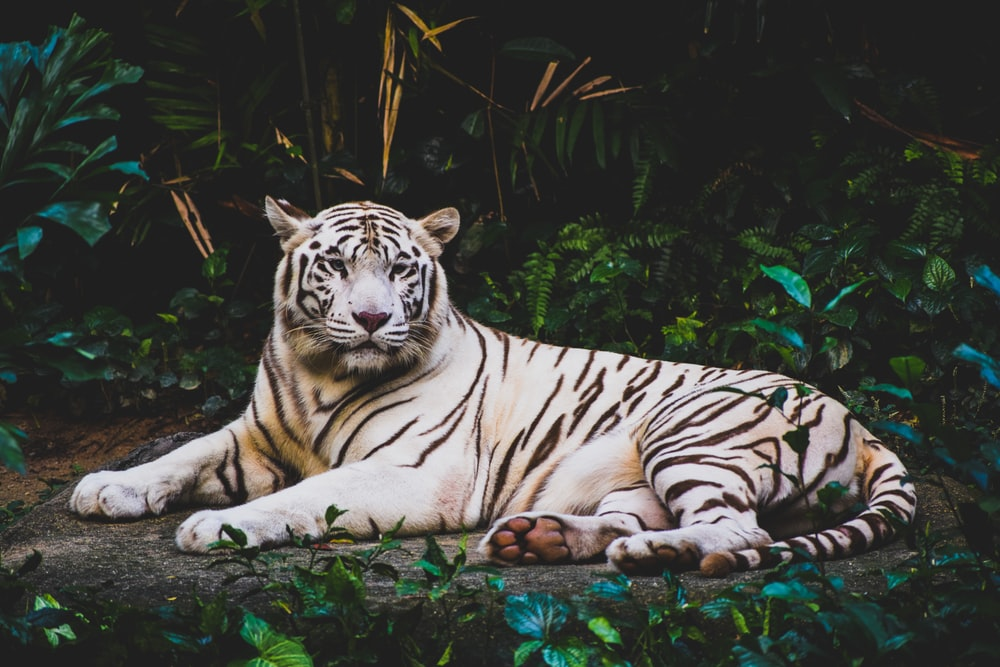
#> input picture rembg/examples/animal-1.jpg, 1000 x 667 px
$ python -i image_tools.py   (imports and definitions only)   (older library calls are emulated)
#> lines starting #> are read from the running program, lines starting #| are printed output that depends on the picture
#> further down, picture is the input picture: PIL image 1000x667 RGB; mean R, G, B 66.4, 68, 62.5
import io
import math
import random
from typing import Optional, Dict, Any, Tuple
import cv2
import numpy as np
from PIL import Image, ImageEnhance, ImageFilter, ImageOps, ImageDraw, ImageColor
from rembg import remove

Image.MAX_IMAGE_PIXELS = 50_000_000


# [122 lines left out: functions _ensure_rgb, _get_subject_mask, tool_image_editor, not called in this run]


# ============================================================
# 3. IMAGE UPSCALER
# ============================================================
def tool_image_upscaler(
    img: Image.Image,
    scale: int = 2,
    denoise: float = 0.35,
    sharpen: float = 0.65,
) -> Image.Image:
    """
    Super-Resolution & Detail Enhancer using Lanczos-4 interpolation,
    edge-preserving bilateral denoising, CLAHE micro-contrast, and unsharp masking.
    """
#> called with scale = 2, denoise = 0.35, sharpen = 0.65
    scale = 4 if scale >= 4 else 2
    orig_w, orig_h = img.size
#> orig_w = 1000; orig_h = 667
    # Cap maximum dimension at 3840px (4K) so memory remains bounded
    max_dim = 3840
    if max(orig_w * scale, orig_h * scale) > max_dim:
        eff_scale = max_dim / max(orig_w, orig_h)
        new_w, new_h = max(1, int(orig_w * eff_scale)), max(1, int(orig_h * eff_scale))
    else:
        new_w, new_h = orig_w * scale, orig_h * scale
#> new_w = 2000; new_h = 1334

    has_alpha = img.mode == "RGBA"
#> has_alpha = False
    alpha = img.split()[3].resize((new_w, new_h), Image.Resampling.LANCZOS) if has_alpha else None
    rgb = img.convert("RGB")

    # Step 1: High-order Lanczos resize
    upscaled = rgb.resize((new_w, new_h), Image.Resampling.LANCZOS)
    arr = np.asarray(upscaled, dtype=np.uint8)

    # Step 2: Edge-preserving bilateral filter to remove compression artifacts
    if denoise > 0.05:
        d_sigma = int(15 + denoise * 45)
        arr = cv2.bilateralFilter(arr, d=5, sigmaColor=d_sigma, sigmaSpace=d_sigma)

    # Step 3: Subtle CLAHE local contrast enhancement on L channel
    lab = cv2.cvtColor(arr, cv2.COLOR_RGB2LAB)
#> lab: shape (1334, 2000, 3); mean of channels 0, 1, 2 69.7, 126.5, 131.3
    l_chan, a_chan, b_chan = cv2.split(lab)
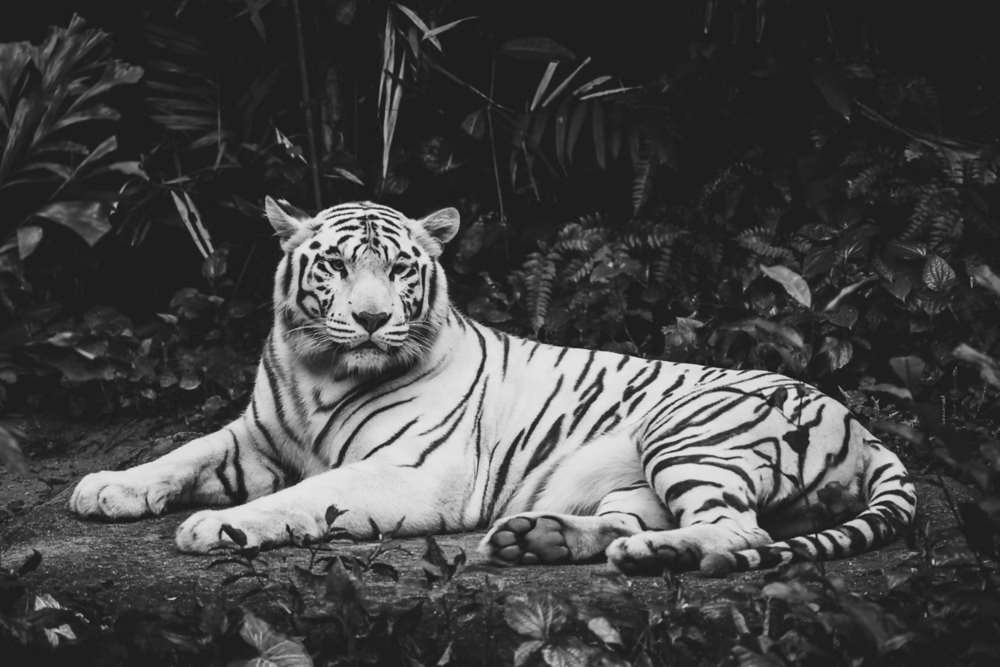
#> l_chan: shape (1334, 2000) (shown at 1/2 size); min 14, max 239, mean 69.7
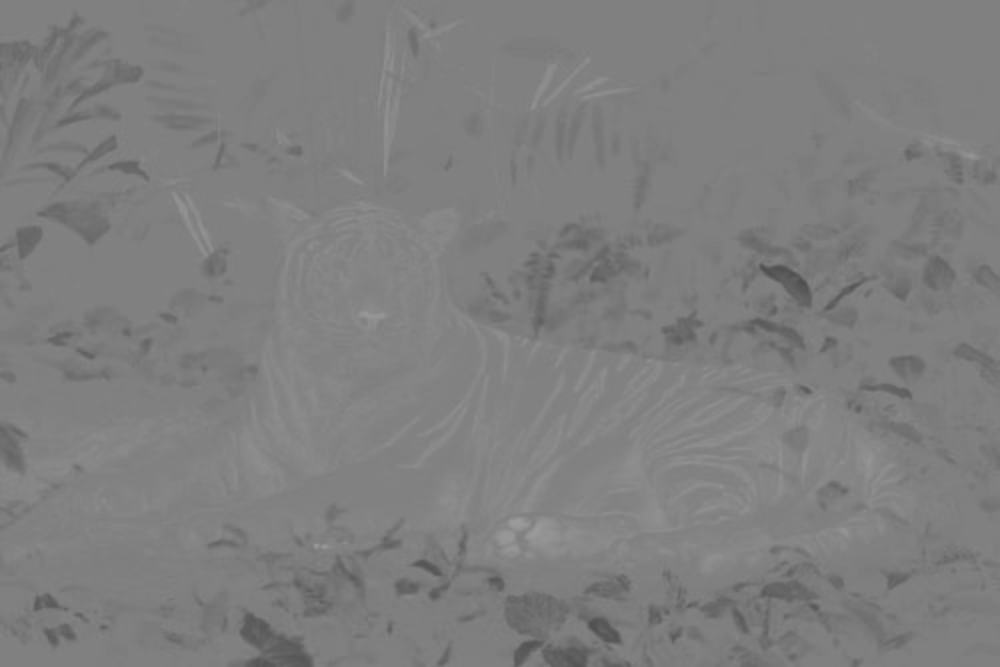
#> a_chan: shape (1334, 2000) (shown at 1/2 size); min 77, max 156, mean 126.5
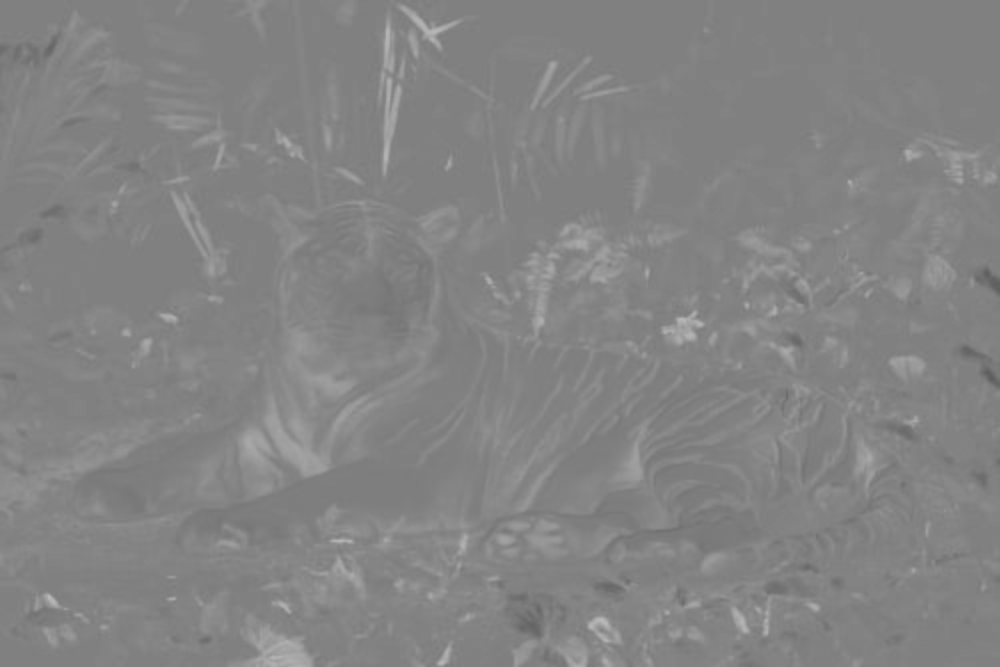
#> b_chan: shape (1334, 2000) (shown at 1/2 size); min 93, max 187, mean 131.3
    clahe = cv2.createCLAHE(clipLimit=1.4, tileGridSize=(8, 8))
    l_enhanced = clahe.apply(l_chan)
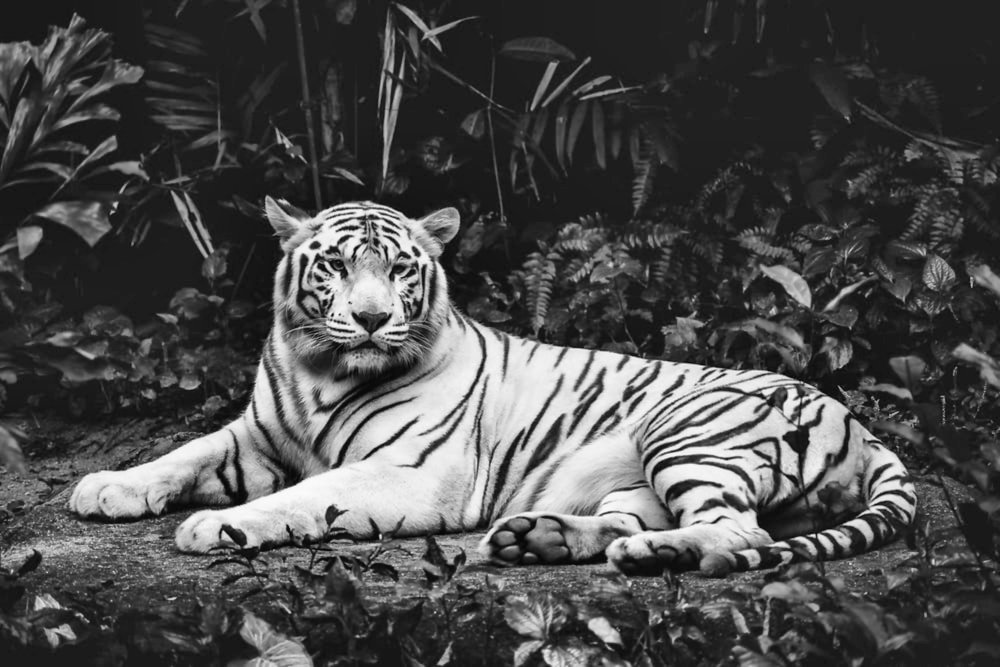
#> l_enhanced: shape (1334, 2000) (shown at 1/2 size); min 4, max 251, mean 75.6
    l_blended = cv2.addWeighted(l_chan, 0.65, l_enhanced, 0.35, 0)
    arr = cv2.cvtColor(cv2.merge([l_blended, a_chan, b_chan]), cv2.COLOR_LAB2RGB)

    # Step 4: Unsharp Masking for crisp high-frequency edge restoration
    if sharpen > 0.05:
        gaussian = cv2.GaussianBlur(arr, (0, 0), sigmaX=1.5)
        amount = float(sharpen * 1.35)
        arr = cv2.addWeighted(arr, 1.0 + amount, gaussian, -amount, 0)

    out = Image.fromarray(arr, mode="RGB")
    if alpha:
        out.putalpha(alpha)
    return out


# ============================================================
# 4. IMAGE EXTENDER (OUTPAINTING / UNCROP)
# ============================================================
# [453 lines left out: functions tool_image_extender, tool_variations, tool_cinematic_shot, tool_skin_enhancer, tool_relight, tool_change_camera, not called in this run]

>>> from PIL import Image
>>> picture = Image.open('rembg/examples/animal-1.jpg')
>>> result = tool_image_upscaler(picture)

$ run again, on rembg/examples/animal-2.jpg
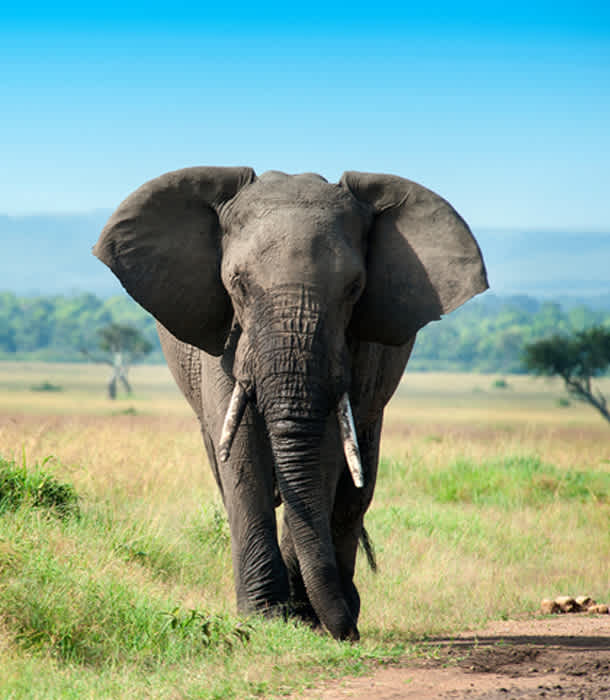
#> input picture rembg/examples/animal-2.jpg, 610 x 700 px
#> picture is the input picture: PIL image 610x700 RGB; mean R, G, B 133.6, 163.7, 150.6
#> lab: shape (1400, 1220, 3); mean of channels 0, 1, 2 164.5, 119.1, 132.5
#> in tool_image_upscaler, `l_chan, a_chan, b_chan = cv2.split(lab)`:
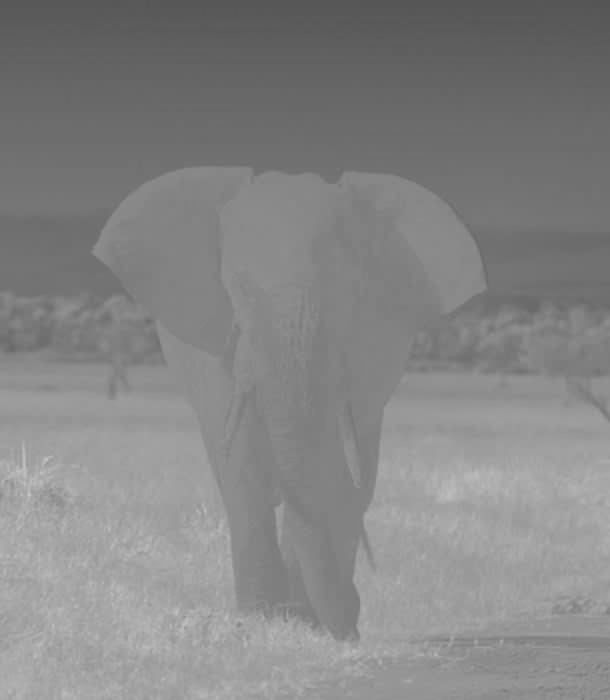
#> b_chan: shape (1400, 1220) (shown at 1/2 size); min 85, max 197, mean 132.5
#> in tool_image_upscaler, `l_enhanced = clahe.apply(l_chan)`:
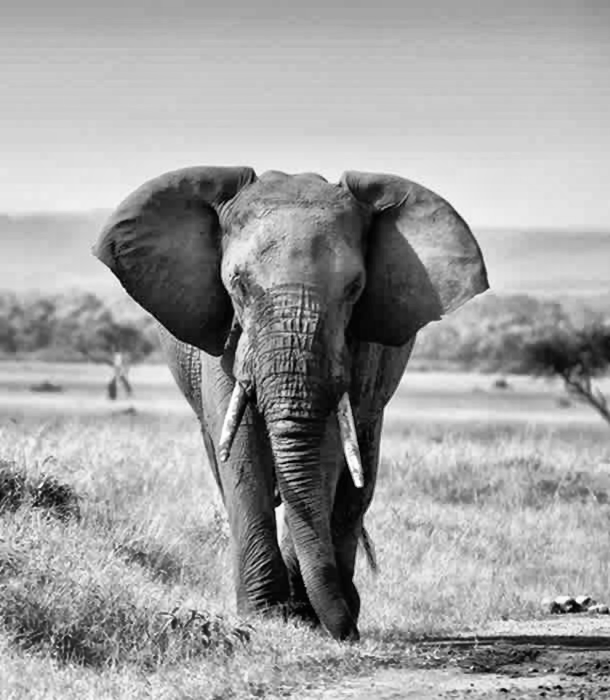
#> l_enhanced: shape (1400, 1220) (shown at 1/2 size); min 0, max 255, mean 160.6

$ run again, on rembg/examples/animal-3.jpg
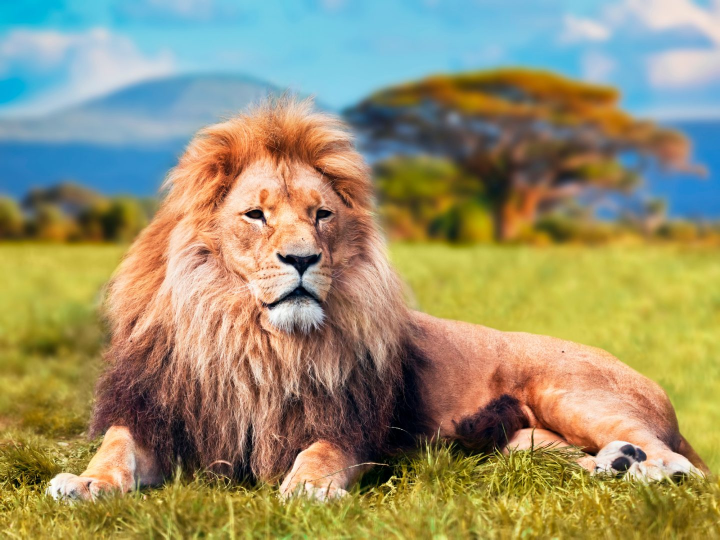
#> input picture rembg/examples/animal-3.jpg, 1440 x 1079 px (shown at 1/2 size)
#> picture is the input picture: PIL image 1440x1079 RGB; mean R, G, B 152.6, 144.9, 109.8
#> lab: shape (2158, 2880, 3); mean of channels 0, 1, 2 153.7, 129.4, 147.8
#> in tool_image_upscaler, `l_chan, a_chan, b_chan = cv2.split(lab)`:
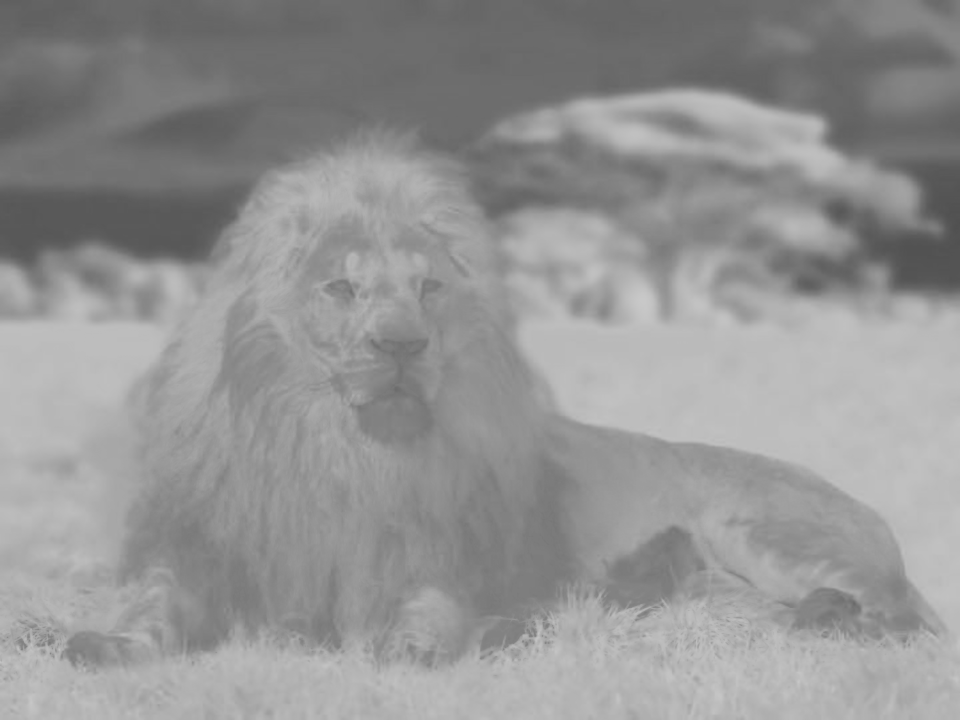
#> b_chan: shape (2158, 2880) (shown at 1/3 size); min 80, max 201, mean 147.8
#> in tool_image_upscaler, `l_enhanced = clahe.apply(l_chan)`:
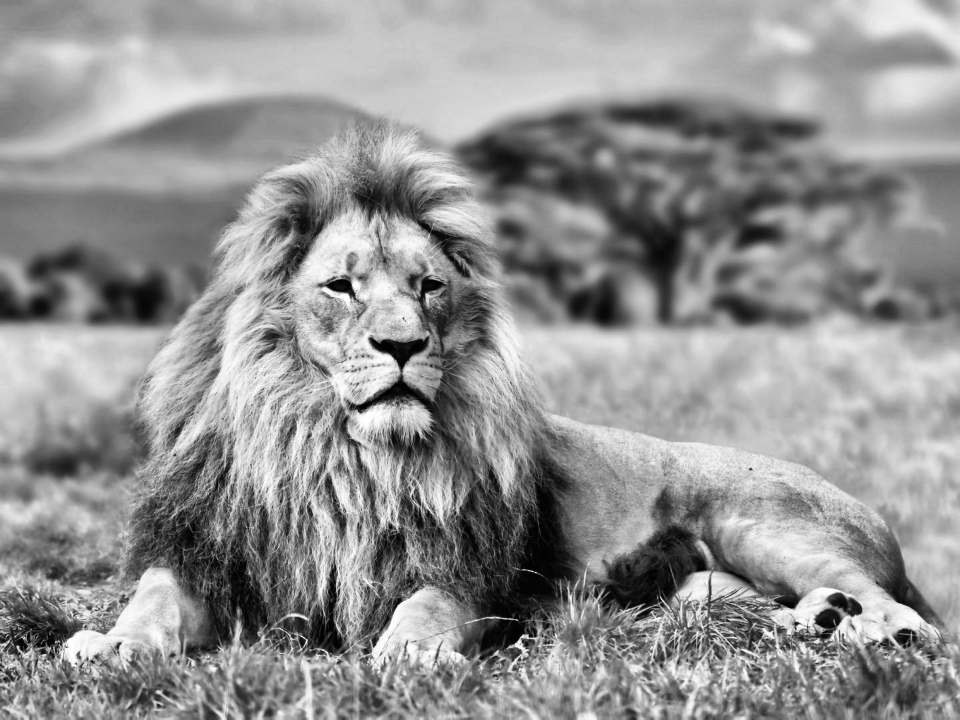
#> l_enhanced: shape (2158, 2880) (shown at 1/3 size); min 0, max 255, mean 146.7
